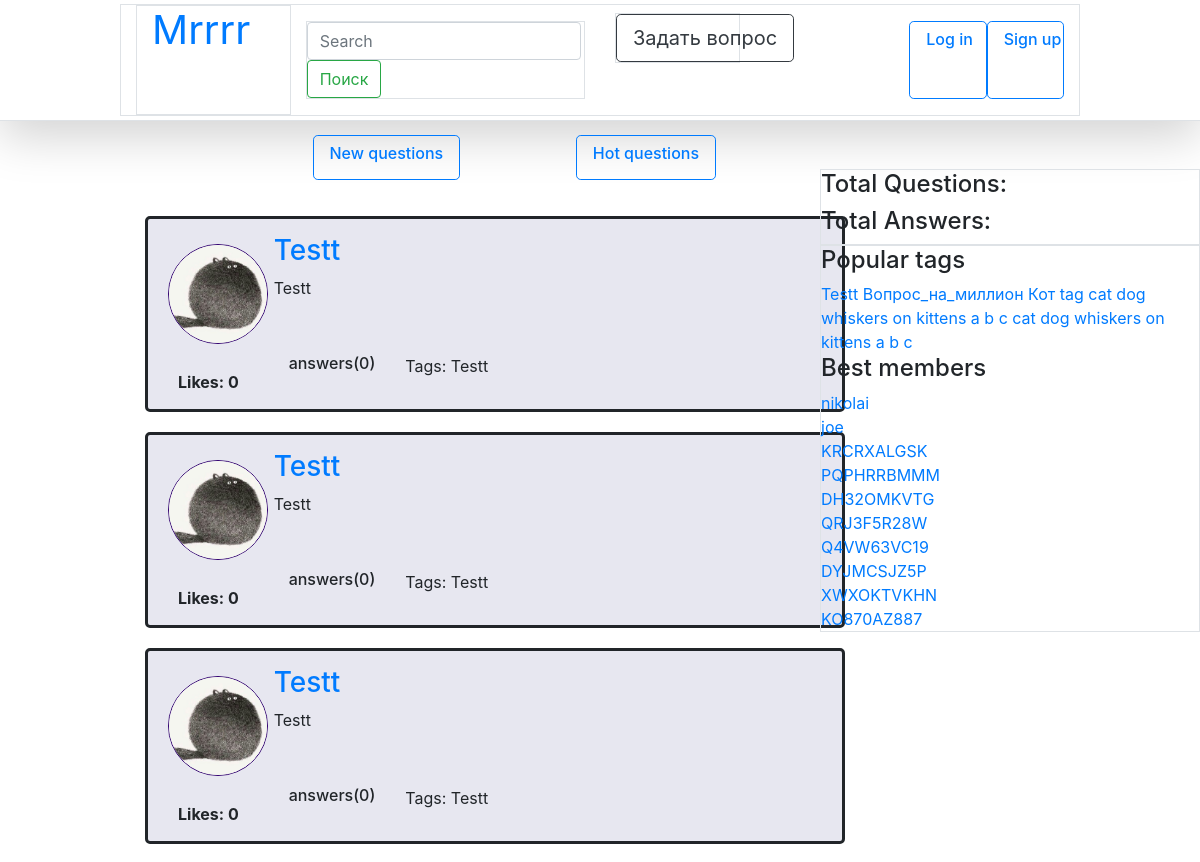
The page /tag/Testt (upper part) on the database as committed earlier.
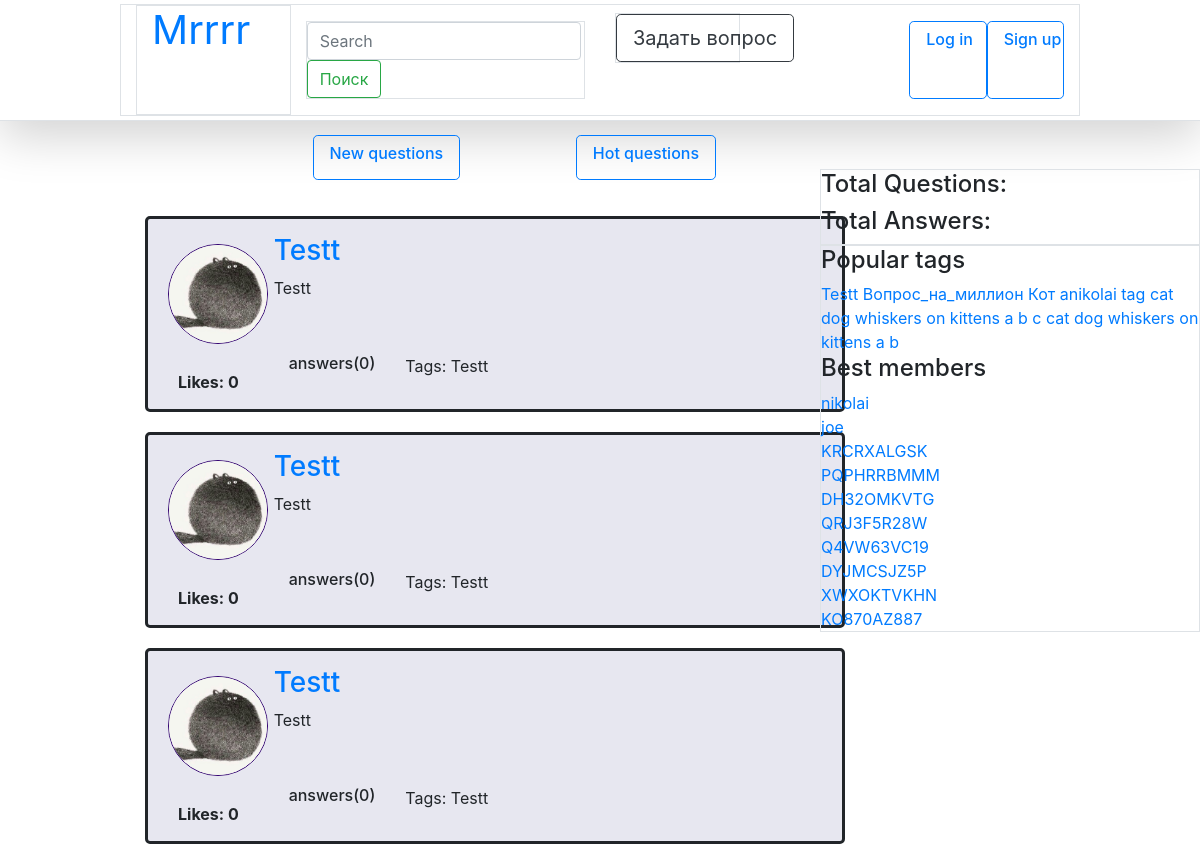
The same page on the database as committed later.
### question_site/models.py (models this page shows, shortened)
class Question(models.Model):
    author = models.ForeignKey(settings.AUTH_USER_MODEL, on_delete=models.CASCADE)
    title = models.CharField(max_length=200)
    text = models.TextField()
    date = models.DateTimeField(default=timezone.now)
    tags = models.ManyToManyField(Tag, default=True, related_name='questions', verbose_name="Question's Tags")
    votes = models.IntegerField(default=0)
    objects = QuestionManager()

class User(AbstractUser):
    avatar = models.ImageField(default="uploads/default_user.png", upload_to="uploads/",
                               verbose_name="User's Avatar")
    registration_date = models.DateTimeField(default=timezone.now, verbose_name="User's Registration Date")
    rating = models.IntegerField(default=0, verbose_name="User's Rating")
    objects = UserManager()

class Tag(models.Model):
    name = models.CharField(max_length=20, default="404", verbose_name="Question's Tag")
    objects = TagManager()
    def __str__(self):
        return self.name

### question_site/views.py (the view)
# urls.py: path('tag/<str:tag>', views.question_by_tag, name="question_by_tag"),
def question_by_tag(request, tag):
    tag = Tag.objects.get_by_tag(tag_name=tag)
    question_list = Question.objects.get_by_tag_id(tag_id=tag.id)
    paginator = Paginator(question_list, 20)
    page = request.GET.get('page')
    try:
        questions = paginator.page(page)
    except PageNotAnInteger:
        questions = paginator.page(1)
    except EmptyPage:
        questions = paginator.page(paginator.num_pages)
    extra_context = sidebar()
    if questions is None or extra_context['user_list'] is None or extra_context['tag_list'] is None:
        raise HttpResponseServerError
    context = {'questions': questions}
    context.update(extra_context)           # eq add
    return render(request, 'home.html', context)

### question_site/managers.py (called while the page is built)
    def get_by_tag_id(self, tag_id):
        return self.all().filter(tags__id=tag_id)

    def get_by_tag(self, tag_name):
        return self.filter(name=tag_name).first()

    def hottest(self):
        return self.all().annotate(question_count=Count('questions')).order_by('-question_count')

    def by_rating(self):
        return self.order_by('-rating')

### question_site/views.py (called while the page is built)
def sidebar():
    tag_list = Tag.objects.hottest()[:20]
    user_list = User.objects.by_rating()[:10]
    return {'tag_list': tag_list,
            'user_list': user_list}

### templates/home.html (shortened to what this page needs)
{% extends 'base.html' %}
{% load static %}
{% block content %}
    <div class="container question_container">
        <div class="row align-items-center">
            <div class="col-3"></div>
            <div class="col-md-4 my-md-2">
                <a class="btn btn-outline-primary btn-lg my-2" href="{% url 'new' %}"><h6>New questions</h6></a>
            </div>
            <div class="col-md-4 my-md-2">
                <a class="btn btn-outline-primary btn-lg my-2" href="{% url 'hot' %}"><h6>Hot questions</h6></a>
            </div>
        </div>
        <div class="col-12">
            {% for question in questions %}
                <div class="mx-auto" style="width: 700px;">
                    <div class="row question">
                        <div class="col-2 question_parent">
                            <div class="row">
                                <img src="{{ question.author.avatar.url }}" alt="avatar">
                            </div>
                            <div class="row question_child align-items-center mx-auto">
                                <strong id="like_count">Likes: {{ question.votes }}</strong>
                            </div>
                        </div>
                        <div class="col-9">
                            <div class="row">
                                <h3><a href="/question/{{ question.id }}">{{ question.title }}</a></h3>
                            </div>
                            <div class="row">
                                <p>{{ question.text }}</p>
                            </div>
                            <div class="row question_child">
                                <div class="col">
                                    <h6>  answers({{ question.answer_set.all|length }})  </h6>
                                </div>
                                <div class="col">
                                    <p>Tags: {{ question.tags.all|join:", " }}</p>
                                </div>
                            </div>
                        </div>
                    </div>
                </div>
            {% endfor %}
        </div>
    </div>
{% endblock %}

### templates/base.html (shortened to what this page needs)
{% load static %}
<!DOCTYPE html>
<html lang="en">
<head>
    <link rel="stylesheet" href="{% static "css/bootstrap.min.css" %}">
    <link rel="stylesheet" href="{% static "css/my_css.css" %}">
</head>
<body>
    {% block navbar %}
        {% include "navbar.html" %}
    {% endblock %}
    <div class="row">
        <div class="col-8">
            {% block content %}{% endblock %}
        </div>
        <div class="col-4">
            <div class="border">
                <div class="">
                    <h4>Total Questions: {{ qcount }}</h4>
                    <h4>Total Answers: {{ anscount }}</h4>
                </div>
            </div>
            <div class="border">
                <h4>Popular tags</h4>
                {% for tag in tag_list %}
                    <a href="/tag/{{tag.name}}">{{tag.name}}</a>
                {% endfor %}
                <h4>Best members</h4>
                {% for user in user_list %}
                    <div>
                        <a href="/settings/{{user.get_username}}">{{user.get_username}}</a>
                    </div>
                {% endfor %}
            </div>
        </div>
    </div>
</body>
</html>

Rows that differ between the two databases and show on the page:
no longer on this page (row unchanged): Tag: name "c"
added Tag: name "anikolai"
